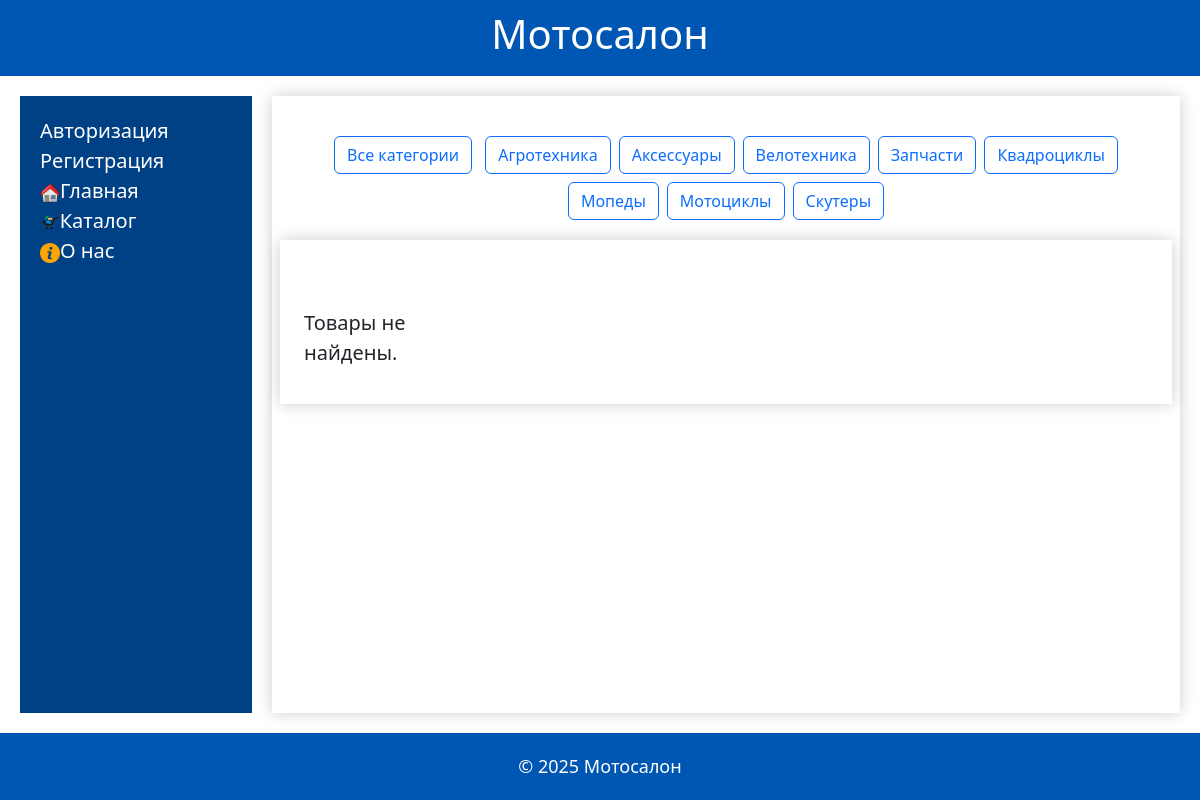
The page / on the database its author committed.
### tables this page shows
CREATE TABLE `categories` (
  `id` int(11) NOT NULL AUTO_INCREMENT,
  `name` varchar(200) DEFAULT NULL,
  `descr` text DEFAULT NULL,
  `parent` int(11) DEFAULT NULL,
  PRIMARY KEY (`id`)
);

### index.php (the view, shortened to what this page needs)
<?php
	include 'func.php';
	$title='Мотосалон';
	$con=connect();
	if (!empty($_REQUEST['find_mask'])) {
		$find_mask=mysqli_real_escape_string($con, trim($_REQUEST['find_mask']));
		save_event($con, $_SESSION['id'], 7, $find_mask, 0);
		$cat_id=0;
		$filter_product=" AND `products`.`name` LIKE '%$find_mask%'";
	}
	else {
		$filter_product='';
	};
	$cat_id=empty($_GET['cat_id']) ? '' : abs(intval($_GET['cat_id']));
	$filter_cat= $cat_id==0 ? '' : "AND `$table`.`cat_id`='$cat_id'";
	$query="
	SELECT t.*
	FROM (
		SELECT
			`products`.`id`,
			`products`.`name`,
			`products`.`descr`,
			`categories`.`name` AS `category`,
			`products`.`price`,
			`products`.`weight`,
			`products`.`length`,
			`products`.`width`,
			`products`.`height`,
			`products`.`amount`- IFNULL(ROUND(SUM(`items`.`amount`)),0) AS 'amount',
#			`products`.`amount` AS amnt,
			IFNULL(`discounts`.`value`, 0) AS `discount_value`,
			TIMESTAMPDIFF(DAY, `products`.`date_add`, NOW()) AS `delta`
		FROM
			`products`
		LEFT JOIN
			`items` ON `items`.`product_id`=`products`.`id`
		LEFT JOIN
			`categories` ON `categories`.`id`=`products`.`cat_id`
		LEFT JOIN
			`discounts` ON (`discounts`.`id`=`products`.`discount_id` AND NOW() BETWEEN `discounts`.`start` AND `discounts`.`stop`)
		WHERE 1
			$filter_cat
			$filter_product
		GROUP BY `products`.`id`
		ORDER BY `products`.`name`
		) AS t
	WHERE amount>0;
	";
	$res = mysqli_query($con, $query) or die(mysqli_error($con). ' '.$query);
	$products =mysqli_fetch_all($res, MYSQLI_ASSOC);
?>
<!DOCTYPE html>
<html lang="ru">
<head>
    <link rel="stylesheet" type="text/css" href="style.css">
    <link rel="stylesheet" href="css/bootstrap.min.css">
</head>
<body>
    <div class="banner">
        <h1><?php echo $title;?></h1>
    </div>
    <div class="content">
<?php
	include('menu.php');
?>
        <div class="main-content">
<div class="row">
<div class="text-center my-3">
	<a href="?cat_id=0" class="btn btn-outline-primary m-1">Все категории</a>
	<?php
	$con = connect();
	$cat_query = "SELECT id, name FROM categories WHERE id>0 ORDER BY name";
	$cat_res = mysqli_query($con, $cat_query) or die(mysqli_error($con));
	while ($cat = mysqli_fetch_assoc($cat_res)) {
		if ($cat['id']==$cat_id) {
			$add_style="btn-primary";
		}
		else {
			$add_style="btn-outline-primary";
		};
		echo "<a href=\"?cat_id=$cat[id]\" class=\"btn $add_style m-1\">$cat[name]</a>";
	}
	?>
</div>
	<div class="main-content">
		<div class="container mt-5">
			<div class="row row-cols-1 row-cols-md-4 g-4">
				<?php
					if (count($products) > 0) {
						foreach ($products as $product) {
							if ($product['delta']<30) {
								$new="<div><img src='images/new.png' style='width:100px'></div>";
							}
							else {
								$new='';
							};
							if ($product['discount_value']>0) {
								$price_new=number_format (round($product['price']*(1-$product['discount_value']/100), 2), 2, '.', '');
								$price_str="
									<font style='color: #888; font-size:x-small; text-decoration:line-through'>$product[price] $valuta</font>
									<img src='images/discount.png' height='24px' title='Скидка'>
									<font style='color: #000;'>$price_new $valuta</font>
								";
								$price_str=trim($price_str);
							}
							else {
								$price_str="<font style='color: #000;'>$product[price] $valuta</font>";
							};
							echo '
							<div class="col">
								<div class="card h-100">';
							$fname='upload/'.$product['id'].'.jpg';
							if (!file_exists($fname)) {
								$fname='upload/0.jpg';
							};
							$descr=$product['descr'];
							if (mb_strlen($descr, 'UTF-8')>50) {
								$short_descr=mb_substr($descr, 0, 50, 'UTF-8').'...';
							}
							else {
								$short_descr=$descr;
							};
							echo "
									<img src='$fname' class='card-img-top' alt='$product[name]' style='cursor:pointer;' onclick='to_cart($product[id]);'>
									<div class='card-body'>
										$new
										<h5 class='card-title'>$product[name])</h5>
										<p class='card-text' title='$descr'>".nl2br(htmlspecialchars($short_descr))."</p>
									</div>
									<div class='card-footer'>
										<strong>$price_str</strong>
									</div>
								</div>
							</div>
							";
						};
					}
					else {
						echo '<p>Товары не найдены.</p>';
					};
				?>
			</div>
		</div>
	</div>
</div>
        </div>
    </div>
<?php
	include('footer.php');
?>
</body>
</html>

### style.css (style rules this page uses)
body { font-family: 'Segoe UI', Tahoma, Geneva, Verdana, sans-serif; display: flex; flex-direction: column; min-height: 100vh; margin: 0; color: #333; background-color: #f4f4f4; }
.banner { background-color: #0056b3; color: #ffffff; padding: 10px; text-align: center; font-size: 20px; }
.content { display: flex; flex: 1; margin: 20px; gap: 20px; }
.main-content { flex: 1; background-color: #ffffff; padding: 20px; font-size: 20px; box-shadow: 0 0 15px rgba(0,0,0,0.2); }

### rows shown on the page
categories: name "Агротехника"
categories: name "Аксессуары"
categories: name "Велотехника"
categories: name "Запчасти"
categories: name "Квадроциклы"
categories: name "Мопеды"
categories: name "Мотоциклы"
categories: name "Скутеры"

### other values the page prints
$title "Мотосалон"
